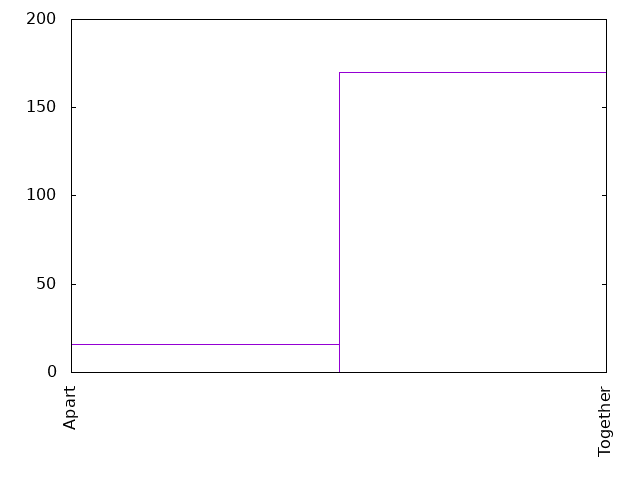

gnuplot code for this plot:
set term png
set out "0-10Pstatus.png"
set key off
set xtics rotate
set yrange[0:200]

plot '0-10Pstatus.dat' using 1:xticlabel(2) with boxes
